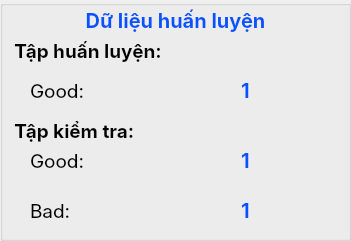
            <widget class="QGroupBox" name="groupBox_22">
             <property name="geometry">
              <rect>
               <x>110</x>
               <y>280</y>
               <width>351</width>
               <height>241</height>
              </rect>
             </property>
             <property name="title">
              <string/>
             </property>
             <widget class="QLabel" name="label_99">
              <property name="geometry">
               <rect>
                <x>10</x>
                <y>30</y>
                <width>321</width>
                <height>41</height>
               </rect>
              </property>
              <property name="font">
               <font>
                <family>Inter</family>
                <pointsize>14</pointsize>
                <bold>true</bold>
               </font>
              </property>
              <property name="styleSheet">
               <string notr="true">color: black;
font-family: Inter, sans-serif;
border: None;
background-color: transparent;
</string>
              </property>
              <property name="text">
               <string> Tập huấn luyện:</string>
              </property>
             </widget>
             <widget class="QLabel" name="label_101">
              <property name="geometry">
               <rect>
                <x>0</x>
                <y>0</y>
                <width>351</width>
                <height>41</height>
               </rect>
              </property>
              <property name="font">
               <font>
                <family>Inter</family>
                <pointsize>15</pointsize>
                <bold>true</bold>
               </font>
              </property>
              <property name="styleSheet">
               <string notr="true">color: #0055FF;
font-family: Inter, sans-serif;
border: None;
background-color: transparent;
</string>
              </property>
              <property name="text">
               <string>Dữ liệu huấn luyện</string>
              </property>
              <property name="alignment">
               <set>Qt::AlignCenter</set>
              </property>
             </widget>
             <widget class="QLabel" name="label_102">
              <property name="geometry">
               <rect>
                <x>30</x>
                <y>70</y>
                <width>101</width>
                <height>41</height>
               </rect>
              </property>
              <property name="font">
               <font>
                <family>Inter</family>
                <pointsize>14</pointsize>
               </font>
              </property>
              <property name="styleSheet">
               <string notr="true">color: black;
font-family: Inter, sans-serif;
border: None;
background-color: transparent;
</string>
              </property>
              <property name="text">
               <string>Good:</string>
              </property>
             </widget>
             <widget class="QLabel" name="label_103">
              <property name="geometry">
               <rect>
                <x>10</x>
                <y>110</y>
                <width>321</width>
                <height>41</height>
               </rect>
              </property>
              <property name="font">
               <font>
                <family>Inter</family>
                <pointsize>14</pointsize>
                <bold>true</bold>
               </font>
              </property>
              <property name="styleSheet">
               <string notr="true">color: black;
font-family: Inter, sans-serif;
border: None;
background-color: transparent;
</string>
              </property>
              <property name="text">
               <string> Tập kiểm tra:</string>
              </property>
             </widget>
             <widget class="QLabel" name="label_104">
              <property name="geometry">
               <rect>
                <x>30</x>
                <y>140</y>
                <width>101</width>
                <height>41</height>
               </rect>
              </property>
              <property name="font">
               <font>
                <family>Inter</family>
                <pointsize>14</pointsize>
               </font>
              </property>
              <property name="styleSheet">
               <string notr="true">color: black;
font-family: Inter, sans-serif;
border: None;
background-color: transparent;
</string>
              </property>
              <property name="text">
               <string>Good:</string>
              </property>
             </widget>
             <widget class="QLabel" name="label_105">
              <property name="geometry">
               <rect>
                <x>30</x>
                <y>190</y>
                <width>101</width>
                <height>41</height>
               </rect>
              </property>
              <property name="font">
               <font>
                <family>Inter</family>
                <pointsize>14</pointsize>
               </font>
              </property>
              <property name="styleSheet">
               <string notr="true">color: black;
font-family: Inter, sans-serif;
border: None;
background-color: transparent;
</string>
              </property>
              <property name="text">
               <string>Bad:</string>
              </property>
             </widget>
             <widget class="QLabel" name="lbGoodTraining">
              <property name="geometry">
               <rect>
                <x>190</x>
                <y>70</y>
                <width>111</width>
                <height>41</height>
               </rect>
              </property>
              <property name="font">
               <font>
                <family>Inter</family>
                <pointsize>15</pointsize>
                <bold>true</bold>
               </font>
              </property>
              <property name="styleSheet">
               <string notr="true">border: None;
color: #0055FF;
font-family: Inter, sans-serif;
</string>
              </property>
              <property name="frameShadow">
               <enum>QFrame::Sunken</enum>
              </property>
              <property name="text">
               <string>1</string>
              </property>
              <property name="alignment">
               <set>Qt::AlignCenter</set>
              </property>
             </widget>
             <widget class="QLabel" name="lbGoodTesting">
              <property name="geometry">
               <rect>
                <x>190</x>
                <y>140</y>
                <width>111</width>
                <height>41</height>
               </rect>
              </property>
              <property name="font">
               <font>
                <family>Inter</family>
                <pointsize>15</pointsize>
                <bold>true</bold>
               </font>
              </property>
              <property name="styleSheet">
               <string notr="true">border: None;
color: #0055FF;
font-family: Inter, sans-serif;
</string>
              </property>
              <property name="frameShadow">
               <enum>QFrame::Sunken</enum>
              </property>
              <property name="text">
               <string>1</string>
              </property>
              <property name="alignment">
               <set>Qt::AlignCenter</set>
              </property>
             </widget>
             <widget class="QLabel" name="lbBadTesting">
              <property name="geometry">
               <rect>
                <x>190</x>
                <y>190</y>
                <width>111</width>
                <height>41</height>
               </rect>
              </property>
              <property name="font">
               <font>
                <family>Inter</family>
                <pointsize>15</pointsize>
                <bold>true</bold>
               </font>
              </property>
              <property name="styleSheet">
               <string notr="true">border: None;
color: #0055FF;
font-family: Inter, sans-serif;
</string>
              </property>
              <property name="frameShadow">
               <enum>QFrame::Sunken</enum>
              </property>
              <property name="text">
               <string>1</string>
              </property>
              <property name="alignment">
               <set>Qt::AlignCenter</set>
              </property>
             </widget>
            </widget>
